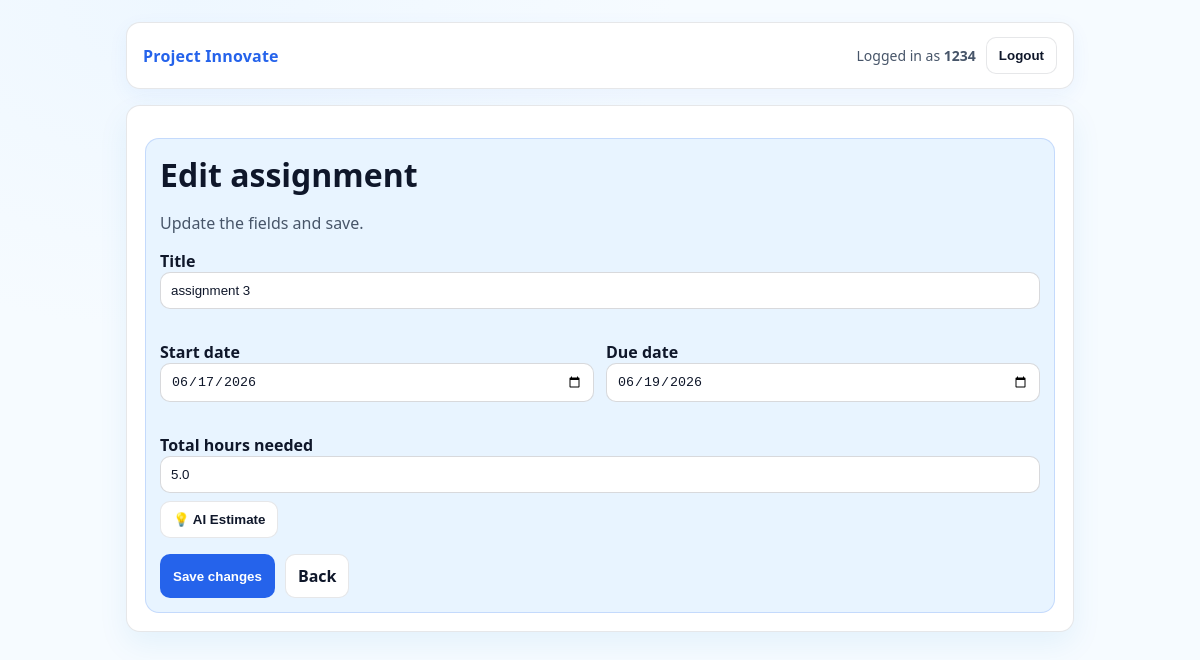
The app's page /assignments/3/edit (signed in) with its own data.
### app.py (models this page shows, shortened)
class User(UserMixin, db.Model):
    id = db.Column(db.Integer, primary_key=True)
    username = db.Column(db.String(80), unique=True, nullable=False)
    password_hash = db.Column(db.String(255), nullable=False)

class Assignment(db.Model):
    id = db.Column(db.Integer, primary_key=True)
    user_id = db.Column(db.Integer, db.ForeignKey("user.id"), nullable=False)
    title = db.Column(db.String(200), nullable=False)
    start_date = db.Column(db.Date, nullable=False)
    due_date = db.Column(db.Date, nullable=False)
    total_hours = db.Column(db.Float, nullable=False)

### app.py (the view, shortened to what this page needs)
@app.route("/assignments/<int:assignment_id>/edit", methods=["GET", "POST"])
@login_required
def edit_assignment(assignment_id):
    a = Assignment.query.get_or_404(assignment_id)
    if a.user_id != current_user.id:
        flash("You are not allowed to edit this assignment.")
        return redirect(url_for("dashboard"))
    return render_template("edit_assignment.html", assignment=a)

### app.py (called while the page is built)
@login_manager.user_loader
def load_user(user_id):
    return db.session.get(User, int(user_id))

### templates/edit_assignment.html (shortened to what this page needs)
{% extends "base.html" %}
{% block content %}
  <h1>Edit assignment</h1>
  <p class="muted">Update the fields and save.</p>
  <form method="post" id="assignmentForm">
    <p>
      <label>Title<br>
        <input type="text" name="title" id="title" required value="{{ assignment.title }}">
      </label>
    </p>
    <div style="display:grid;grid-template-columns:1fr 1fr;gap:12px;">
      <p>
        <label>Start date<br>
          <input type="date" name="start_date" id="start_date" required value="{{ assignment.start_date.isoformat() }}">
        </label>
      </p>
      <p>
        <label>Due date<br>
          <input type="date" name="due_date" id="due_date" required value="{{ assignment.due_date.isoformat() }}">
        </label>
      </p>
    </div>
    <p>
      <label>Total hours needed<br>
        <input type="number" name="total_hours" id="total_hours" step="0.5" min="0" required value="{{ assignment.total_hours }}">
      </label>
      <button type="button" class="btn" id="aiEstimateBtn" style="margin-top: 8px;">
        💡 AI Estimate
      </button>
    </p>
    <div class="actions">
      <button class="btn btn-primary" type="submit">Save changes</button>
      <a class="btn" href="{{ url_for('dashboard') }}">Back</a>
    </div>
  </form>
{% endblock %}

### templates/base.html (shortened to what this page needs)
<!doctype html>
<html lang="en">
  <head>
    <link rel="stylesheet" href="{{ url_for('static', filename='style.css') }}">
  </head>
  <body>
    <div class="container">
      <div class="nav">
        <div class="brand">
          <a href="{{ url_for('dashboard') }}">Project Innovate</a>
        </div>
        <div class="nav-right">
          {% if current_user.is_authenticated %}
            <span>Logged in as <strong>{{ current_user.username }}</strong></span>
            <form method="post" action="{{ url_for('logout') }}" style="margin:0;">
              <button class="btn" type="submit">Logout</button>
            </form>
          {% else %}
            <a class="btn" href="{{ url_for('login') }}">Login</a>
            <a class="btn btn-primary" href="{{ url_for('register') }}">Register</a>
          {% endif %}
        </div>
      </div>
      <div class="card">
        <div class="panel">
          {% block content %}{% endblock %}
        </div>
      </div>
    </div>
  </body>
</html>

### static/style.css (style rules this page uses)
:root { --bg1: #f6fbff; --bg2: #eef7ff; --card: #e8f4ff; --card2:#ffffff; --text: #0f172a; --muted:#475569; --border: rgba(15, 23, 42, 0.10); --primary: #2563eb; --primaryHover:#1d4ed8; --danger: #dc2626; --dangerHover:#b91c1c; }
* { box-sizing:border-box; }
html, body { height:100%; }
body { margin:0; font-family: ui-sans-serif, system-ui, -apple-system, Segoe UI, Roboto, Arial; color: var(--text); background: radial-gradient(900px 600px at 15% 0%, var(--bg2) 0%, var(--bg1) 55%), linear-gradient(180deg, var(--bg1), #ffffff); }
a { color: var(--primary); text-decoration:none; }
.container { max-width: 980px; margin: 0 auto; padding: 22px 16px 60px; }
.nav { display:flex; justify-content:space-between; align-items:center; gap: 12px; padding: 14px 16px; border: 1px solid var(--border); background: #ffffff; border-radius: 14px; box-shadow: 0 6px 20px rgba(37,99,235,.06); }
.brand { font-weight: 800; letter-spacing: .2px; }
.nav-right { display:flex; align-items:center; gap: 10px; color: var(--muted); font-size: 14px; }
.card { margin-top: 16px; border: 1px solid var(--border); background: var(--card2); border-radius: 14px; padding: 18px; box-shadow: 0 12px 30px rgba(2,132,199,.08); }
.card h1, .card h2 { margin: 0 0 10px; }
.panel { margin-top: 14px; border: 1px solid rgba(37,99,235,.18); background: var(--card); border-radius: 14px; padding: 14px; }
.muted { color: var(--muted); }
.actions { display:flex; flex-wrap:wrap; gap:10px; margin-top: 10px; }
.btn { display:inline-flex; align-items:center; justify-content:center; padding: 10px 12px; border-radius: 10px; border: 1px solid var(--border); background: #ffffff; color: var(--text); cursor:pointer; font-weight: 700; }
.btn-primary { background: var(--primary); border-color: rgba(37,99,235,.35); color: #ffffff; }
.input, input[type="text"], input[type="date"], input[type="number"], input[type="password"] { width: 100%; padding: 10px 10px; border-radius: 10px; border: 1px solid rgba(15,23,42,.16); background: #ffffff; color: var(--text); outline: none; }
label { font-weight: 700; }
.panel { background: #e8f4ff; border: 1px solid rgba(37,99,235,.18); }
input[type="text"], input[type="date"], input[type="number"], input[type="password"] { background: #ffffff !important; }

### records on screen
User: username "1234"
Assignment: title "assignment 3", start_date "06/17/2026", due_date "06/19/2026", total_hours "5.0"
